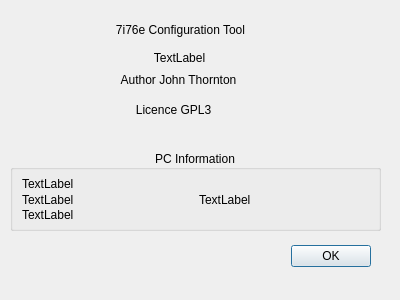
<?xml version="1.0" encoding="UTF-8"?>
<ui version="4.0">
 <class>about</class>
 <widget class="QDialog" name="about">
  <property name="geometry">
   <rect>
    <x>0</x>
    <y>0</y>
    <width>400</width>
    <height>300</height>
   </rect>
  </property>
  <property name="windowTitle">
   <string>About</string>
  </property>
  <widget class="QDialogButtonBox" name="buttonBox">
   <property name="geometry">
    <rect>
     <x>30</x>
     <y>240</y>
     <width>341</width>
     <height>32</height>
    </rect>
   </property>
   <property name="orientation">
    <enum>Qt::Horizontal</enum>
   </property>
   <property name="standardButtons">
    <set>QDialogButtonBox::Ok</set>
   </property>
  </widget>
  <widget class="QLabel" name="label">
   <property name="geometry">
    <rect>
     <x>100</x>
     <y>20</y>
     <width>161</width>
     <height>20</height>
    </rect>
   </property>
   <property name="text">
    <string>7i76e Configuration Tool</string>
   </property>
   <property name="alignment">
    <set>Qt::AlignCenter</set>
   </property>
  </widget>
  <widget class="QLabel" name="versionLB">
   <property name="geometry">
    <rect>
     <x>150</x>
     <y>50</y>
     <width>59</width>
     <height>15</height>
    </rect>
   </property>
   <property name="text">
    <string>TextLabel</string>
   </property>
   <property name="alignment">
    <set>Qt::AlignCenter</set>
   </property>
  </widget>
  <widget class="QLabel" name="label_2">
   <property name="geometry">
    <rect>
     <x>98</x>
     <y>70</y>
     <width>161</width>
     <height>20</height>
    </rect>
   </property>
   <property name="text">
    <string>Author John Thornton</string>
   </property>
   <property name="alignment">
    <set>Qt::AlignCenter</set>
   </property>
  </widget>
  <widget class="QLabel" name="label_3">
   <property name="geometry">
    <rect>
     <x>108</x>
     <y>100</y>
     <width>131</width>
     <height>20</height>
    </rect>
   </property>
   <property name="text">
    <string>Licence GPL3</string>
   </property>
   <property name="alignment">
    <set>Qt::AlignCenter</set>
   </property>
  </widget>
  <widget class="QGroupBox" name="groupBox">
   <property name="geometry">
    <rect>
     <x>10</x>
     <y>150</y>
     <width>371</width>
     <height>81</height>
    </rect>
   </property>
   <property name="title">
    <string>PC Information</string>
   </property>
   <property name="alignment">
    <set>Qt::AlignCenter</set>
   </property>
   <layout class="QGridLayout" name="gridLayout">
    <item row="0" column="0">
     <widget class="QLabel" name="systemLB">
      <property name="text">
       <string>TextLabel</string>
      </property>
     </widget>
    </item>
    <item row="1" column="0">
     <widget class="QLabel" name="releaseLB">
      <property name="text">
       <string>TextLabel</string>
      </property>
     </widget>
    </item>
    <item row="1" column="1">
     <widget class="QLabel" name="bitsLB">
      <property name="text">
       <string>TextLabel</string>
      </property>
     </widget>
    </item>
    <item row="2" column="0">
     <widget class="QLabel" name="machineLB">
      <property name="text">
       <string>TextLabel</string>
      </property>
     </widget>
    </item>
   </layout>
  </widget>
 </widget>
 <resources/>
 <connections>
  <connection>
   <sender>buttonBox</sender>
   <signal>accepted()</signal>
   <receiver>about</receiver>
   <slot>accept()</slot>
   <hints>
    <hint type="sourcelabel">
     <x>248</x>
     <y>254</y>
    </hint>
    <hint type="destinationlabel">
     <x>157</x>
     <y>274</y>
    </hint>
   </hints>
  </connection>
  <connection>
   <sender>buttonBox</sender>
   <signal>rejected()</signal>
   <receiver>about</receiver>
   <slot>reject()</slot>
   <hints>
    <hint type="sourcelabel">
     <x>316</x>
     <y>260</y>
    </hint>
    <hint type="destinationlabel">
     <x>286</x>
     <y>274</y>
    </hint>
   </hints>
  </connection>
 </connections>
</ui>
